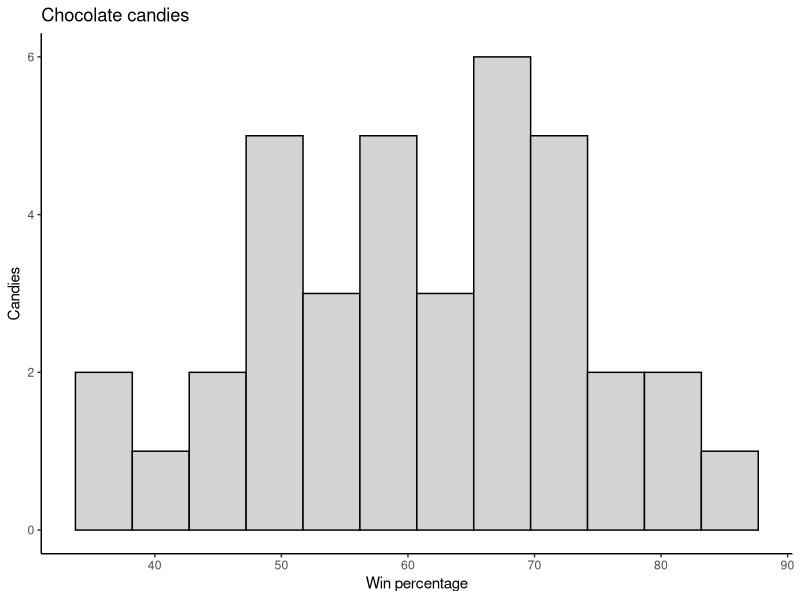
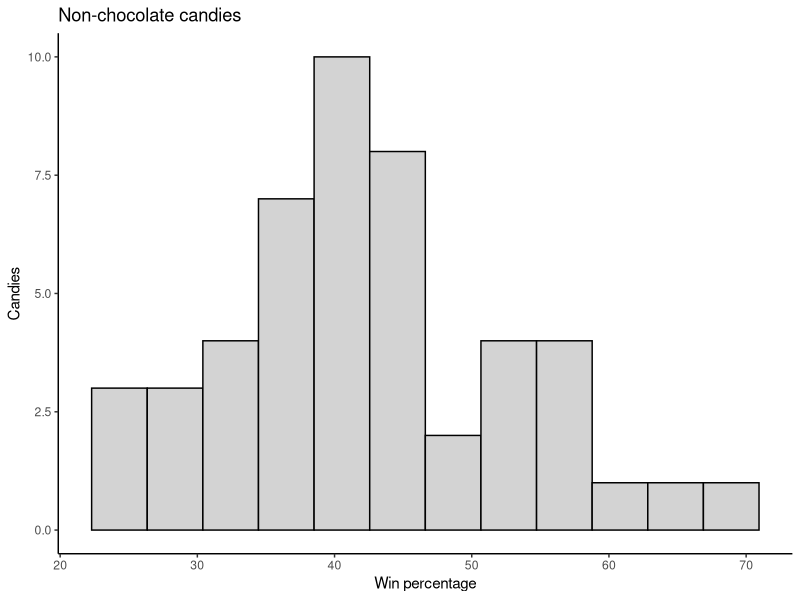
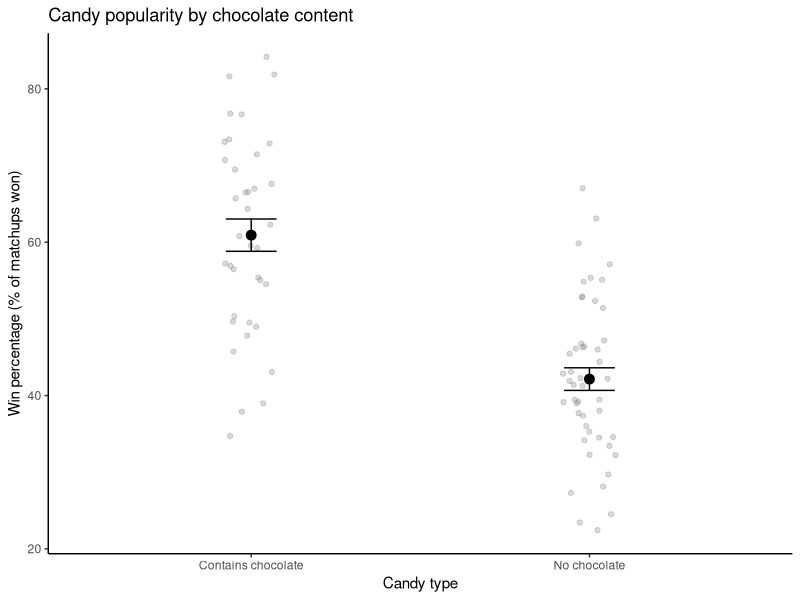

Here is the R script that generated these plots, in order:
## ---- chunk 1
knitr::opts_chunk$set(echo = TRUE, message = FALSE, warning = FALSE)
## ---- chunk 2
library(readr)
library(dplyr)
library(ggplot2)
## ---- chunk 3
# Load the candy data (the CSV is in the same project folder as this file)
candy <- read_csv("candy_data.csv")
## ---- chunk 4
# Split the candies into the two groups defined by the IV
group_1 <- filter(candy, chocolate == 1)   # candies WITH chocolate
group_2 <- filter(candy, chocolate == 0)   # candies WITHOUT chocolate

# Mean, SD, and n of the DV (winpercent) for each group
mean(group_1$winpercent)
sd(group_1$winpercent)
nrow(group_1)

mean(group_2$winpercent)
sd(group_2$winpercent)
nrow(group_2)
## ---- chunk 5
# Exploratory histograms, one per group (hidden in the knitted file)
ggplot(group_1, aes(x = winpercent)) +
  geom_histogram(bins = 12, fill = "lightgrey", color = "black") +
  labs(title = "Chocolate candies", x = "Win percentage", y = "Candies") +
  theme_classic()

ggplot(group_2, aes(x = winpercent)) +
  geom_histogram(bins = 12, fill = "lightgrey", color = "black") +
  labs(title = "Non-chocolate candies", x = "Win percentage", y = "Candies") +
  theme_classic()
## ---- chunk 6
# Independent-samples t test, one-tailed: is the mean of group_1 (chocolate) GREATER than group_2 (no chocolate)?
test_result <- t.test(group_1$winpercent, group_2$winpercent, var.equal = TRUE, alternative = "greater")
test_result

# Because the test is one-tailed, R printed a one-sided interval above. Re-run two-sided to get the 95% CI for the report:
t.test(group_1$winpercent, group_2$winpercent, var.equal = TRUE, alternative = "two.sided")$conf.int
## ---- chunk 7
# Cohen's d for independent samples: difference in means divided by the pooled SD
pooled_sd <- sqrt((sd(group_1$winpercent)^2 + sd(group_2$winpercent)^2) / 2)
d <- (mean(group_1$winpercent) - mean(group_2$winpercent)) / pooled_sd
d
## ---- chunk 8
# Step 1: a two-row summary table with each group's mean and standard error (SE = SD / sqrt(n))
summary_df <- data.frame(
  group = c("Contains chocolate", "No chocolate"),
  mean  = c(mean(group_1$winpercent), mean(group_2$winpercent)),
  se    = c(sd(group_1$winpercent) / sqrt(nrow(group_1)), sd(group_2$winpercent) / sqrt(nrow(group_2)))
)
summary_df

# Step 2: the plot: every candy as a grey point, the group mean as a black point, and ±1 SE error bars
ggplot(summary_df, aes(x = group, y = mean)) +
  geom_jitter(data = bind_rows(group_1, group_2),
              aes(x = ifelse(chocolate == 1, "Contains chocolate", "No chocolate"), y = winpercent),
              width = 0.08, alpha = 0.3, color = "grey50") +
  geom_point(size = 3) +
  geom_errorbar(aes(ymin = mean - se, ymax = mean + se), width = 0.15) +
  labs(title = "Candy popularity by chocolate content",
       x = "Candy type", y = "Win percentage (% of matchups won)") +
  theme_classic()
